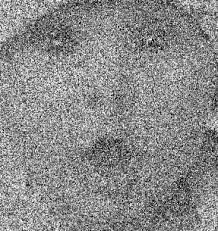
#> input picture exercise/baby.jpeg, 218 x 231 px
$ jupyter execute 2_b.ipynb
#> lines starting #> are read from the running program, lines starting #| are printed output that depends on the picture; after the words box and inside, x2 and y2 are one past the last pixel; in counts of white or black regions, pixels touching at a corner belong together
[cell 1]
import numpy as np
import imageio.v2 as iio
import scipy.ndimage as sn
from skimage import filters, color
import matplotlib.pylab as plt
import colorsys

# opening the image and converting it to grayscale
a1 = iio.imread('exercise/baby.jpeg')
#> a1 is the input picture: shape (231, 218, 3); min 0, max 255, mean 137.8
a2 = iio.imread('exercise/balloons_noisy.png')
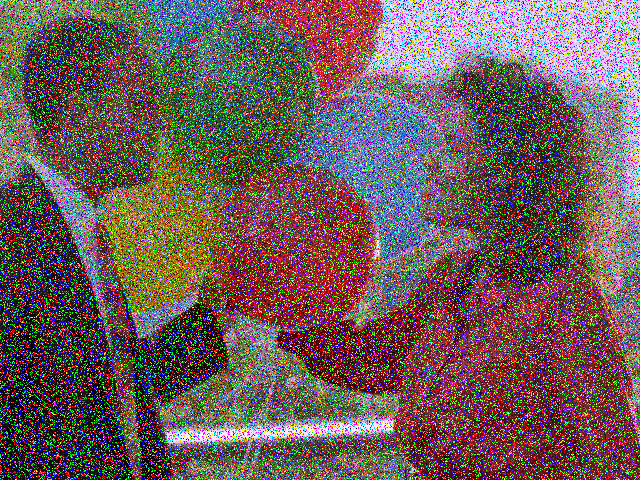
#> input picture exercise/balloons_noisy.png, 640 x 480 px
#> a2 is the input picture: shape (480, 640, 3); mean R, G, B 109.1, 92, 89.9
a3 = iio.imread('exercise/flower.jpeg')
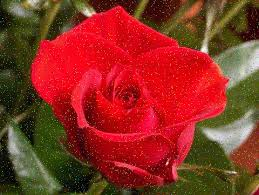
#> input picture exercise/flower.jpeg, 259 x 195 px
#> a3 is the input picture: shape (195, 259, 3); mean R, G, B 138.9, 49.1, 35

# initializing the filter of size 5 by 5
# the filter is divided by 25 for normalization
k = np.ones((5, 5)) / 25

# performing convolution
if a1.ndim ==3:
    b1 = np.zeros_like(a1)
    for c in range(3):
        b1[:,:,c] = sn.convolve(a1[:,:,c], k).astype(np.uint8)
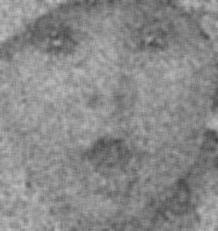
#> b1: shape (231, 218, 3); min 64, max 192, mean 137.3
else:
    b1 = sn.convolve(a1, k).astype(np.uint8)

if a2.ndim ==3:
    b2 = np.zeros_like(a2)
    for c in range(3):
        b2[:,:,c] = sn.convolve(a2[:,:,c], k).astype(np.uint8)
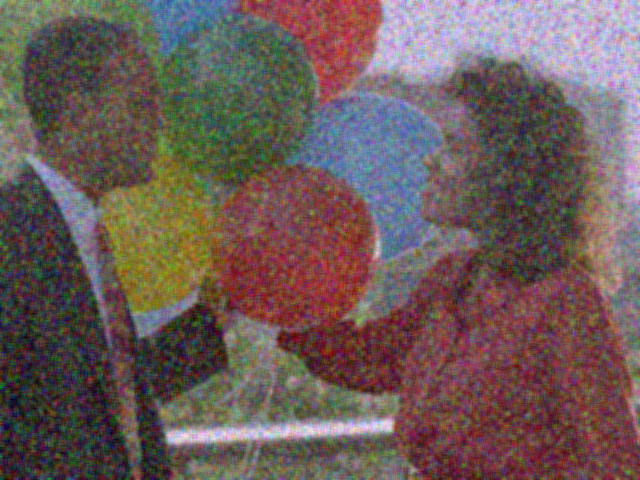
#> b2: shape (480, 640, 3); mean R, G, B 108.6, 91.5, 89.4
else:
    b2 = sn.convolve(a2, k).astype(np.uint8)

if a3.ndim ==3:
    b3 = np.zeros_like(a3)
    for c in range(3):
        b3[:,:,c] = sn.convolve(a3[:,:,c], k).astype(np.uint8)
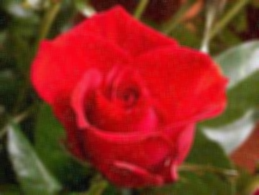
#> b3: shape (195, 259, 3); mean R, G, B 138.4, 48.7, 34.5
else:
    b3 = sn.convolve(a3, k).astype(np.uint8)

gray1 = color.rgb2gray(b1)
gray2 = color.rgb2gray(b2)
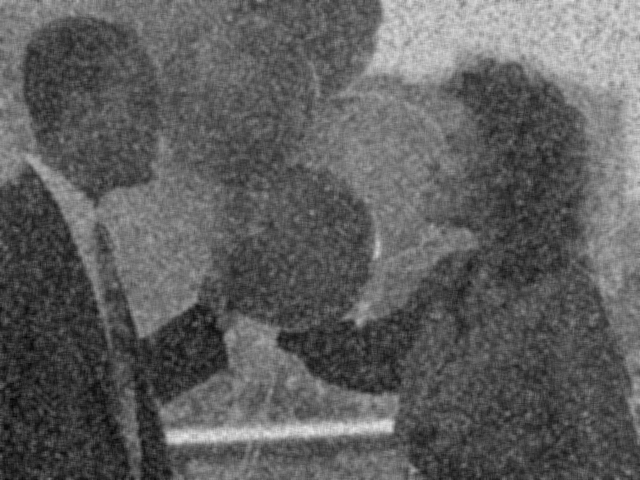
#> gray2: shape (480, 640) float64; min 0.0231, max 0.92, mean 0.373
gray3 = color.rgb2gray(b3)
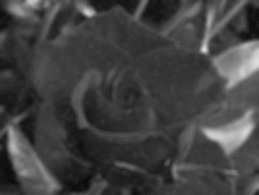
#> gray3: shape (195, 259) float64; min 0.0362, max 0.882, mean 0.262


c1 = (filters.sobel(gray1)* 255).astype(np.uint8)
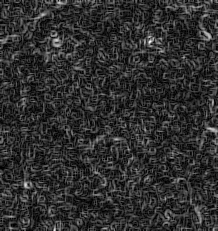
#> c1: shape (231, 218); min 0, max 37, mean 6.9; drawn with min black and max white
c2 = (filters.sobel(gray2)* 255).astype(np.uint8)
c3 = (filters.sobel(gray3)* 255).astype(np.uint8)

iio.imsave('baby_sobel_filter_edge_detection.png', c1)
iio.imsave('balloons_sobel_filter_edge_detection.png', c2)
iio.imsave('flower_sobel_filter_edge_detection.png', c3)

plt.subplot(1,3,1)
plt.imshow(c1)
plt.title("Baby (sobel)")


plt.subplot(1,3,2)
plt.imshow(c2)
plt.title("Balloons (sobel)")


plt.subplot(1,3,3)
plt.imshow(c3)
plt.title("Flower (sobel)")

plt.tight_layout()
plt.show()

[cell 2]
import numpy as np
import imageio.v2 as iio
import scipy.ndimage as sn
from scipy.ndimage import gaussian_filter
from skimage import filters, color
import matplotlib.pylab as plt


# opening the image and converting it to grayscale
a1 = iio.imread('exercise/baby.jpeg')
a2 = iio.imread('exercise/balloons_noisy.png')
a3 = iio.imread('exercise/flower.jpeg')

# initializing the filter of size 5 by 5
# the filter is divided by 25 for normalization
k = np.ones((5, 5)) / 25

# performing convolution
if a1.ndim ==3:
    b1 = np.zeros_like(a1)
    for c in range(3):
        b1[:,:,c] = sn.convolve(a1[:,:,c], k).astype(np.uint8)
else:
    b1 = sn.convolve(a1, k).astype(np.uint8)

if a2.ndim ==3:
    b2 = np.zeros_like(a2)
    for c in range(3):
        b2[:,:,c] = sn.convolve(a2[:,:,c], k).astype(np.uint8)
else:
    b2 = sn.convolve(a2, k).astype(np.uint8)

if a3.ndim ==3:
    b3 = np.zeros_like(a3)
    for c in range(3):
        b3[:,:,c] = sn.convolve(a3[:,:,c], k).astype(np.uint8)
else:
    b3 = sn.convolve(a3, k).astype(np.uint8)

gray1 = color.rgb2gray(b1)
gray2 = color.rgb2gray(b2)
gray3 = color.rgb2gray(b3)

c1 = (filters.prewitt(gray1)* 255).astype(np.uint8)
c2 = (filters.prewitt(gray2)* 255).astype(np.uint8)
c3 = (filters.prewitt(gray3)* 255).astype(np.uint8)

iio.imsave('baby_prewitt_filter_edge_detection.png', c1)
iio.imsave('balloons_prewitt_filter_edge_detection.png', c2)
iio.imsave('flower_prewitt_filter_edge_detection.png', c3)

plt.subplot(1,3,1)
plt.imshow(c1)
plt.title("Baby (prewitt)")


plt.subplot(1,3,2)
plt.imshow(c2)
plt.title("Balloons (prewitt)")


plt.subplot(1,3,3)
plt.imshow(c3)
plt.title("Flower (prewitt)")

plt.tight_layout()
plt.show()

[cell 3]
import numpy as np
import imageio.v2 as iio
import scipy.ndimage as sn
from skimage import feature, color
import matplotlib.pylab as plt
import colorsys

# opening the image and converting it to grayscale
a1 = iio.imread('exercise/baby.jpeg')
a2 = iio.imread('exercise/balloons_noisy.png')
a3 = iio.imread('exercise/flower.jpeg')

# initializing the filter of size 5 by 5
# the filter is divided by 25 for normalization
k = np.ones((5, 5)) / 25

# performing convolution
if a1.ndim ==3:
    b1 = np.zeros_like(a1)
    for c in range(3):
        b1[:,:,c] = sn.convolve(a1[:,:,c], k).astype(np.uint8)
else:
    b1 = sn.convolve(a1, k).astype(np.uint8)

if a2.ndim ==3:
    b2 = np.zeros_like(a2)
    for c in range(3):
        b2[:,:,c] = sn.convolve(a2[:,:,c], k).astype(np.uint8)
else:
    b2 = sn.convolve(a2, k).astype(np.uint8)

if a3.ndim ==3:
    b3 = np.zeros_like(a3)
    for c in range(3):
        b3[:,:,c] = sn.convolve(a3[:,:,c], k).astype(np.uint8)
else:
    b3 = sn.convolve(a3, k).astype(np.uint8)

gray1 = color.rgb2gray(b1)
gray2 = color.rgb2gray(b2)
gray3 = color.rgb2gray(b3)


c1 = (feature.canny(gray1, sigma=3)* 255).astype(np.uint8)
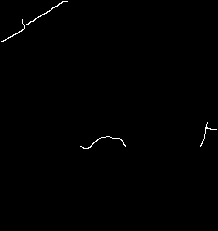
#> c1: shape (231, 218); 0.41% white in thin lines or dots, all inside (x1, y1, x2, y2) = (1, 1, 217, 149)
c2 = (feature.canny(gray2, sigma=3)* 255).astype(np.uint8)
#> c2: shape (480, 640); 1.1% white in thin lines or dots
c3 = (feature.canny(gray3, sigma=3)* 255).astype(np.uint8)
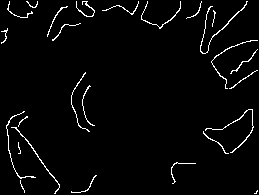
#> c3: shape (195, 259); 2.9% white in thin lines or dots

iio.imsave('baby_canny_filter_edge_detection.png', c1)
iio.imsave('balloons_canny_filter_edge_detection.png', c2)
iio.imsave('flower_canny_filter_edge_detection.png', c3)

plt.subplot(1,3,1)
plt.imshow(c1)
plt.title("Baby (canny)")


plt.subplot(1,3,2)
plt.imshow(c2)
plt.title("Balloons (canny)")


plt.subplot(1,3,3)
plt.imshow(c3)
plt.title("Flower (canny)")

plt.tight_layout()
plt.show()
